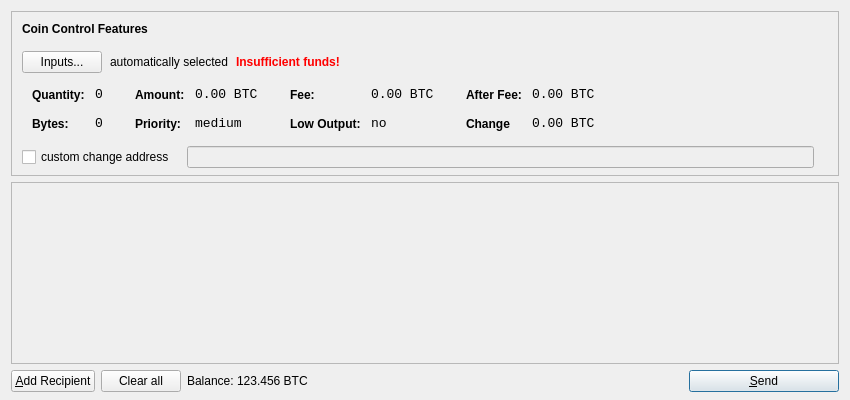
<?xml version="1.0" encoding="UTF-8"?>
<ui version="4.0">
 <class>SendCoinsDialog</class>
 <widget class="QDialog" name="SendCoinsDialog">
  <property name="geometry">
   <rect>
    <x>0</x>
    <y>0</y>
    <width>850</width>
    <height>400</height>
   </rect>
  </property>
  <property name="windowTitle">
   <string>Send Coins</string>
  </property>
  <layout class="QVBoxLayout" name="verticalLayout" stretch="0,1,0">
   <property name="bottomMargin">
    <number>8</number>
   </property>
   <item>
    <widget class="QFrame" name="frameCoinControl">
     <property name="sizePolicy">
      <sizepolicy hsizetype="Expanding" vsizetype="Expanding">
       <horstretch>0</horstretch>
       <verstretch>0</verstretch>
      </sizepolicy>
     </property>
     <property name="maximumSize">
      <size>
       <width>16777215</width>
       <height>16777215</height>
      </size>
     </property>
     <property name="frameShape">
      <enum>QFrame::StyledPanel</enum>
     </property>
     <property name="frameShadow">
      <enum>QFrame::Sunken</enum>
     </property>
     <layout class="QVBoxLayout" name="verticalLayoutCoinControl2">
      <property name="spacing">
       <number>-1</number>
      </property>
      <property name="leftMargin">
       <number>0</number>
      </property>
      <property name="topMargin">
       <number>0</number>
      </property>
      <property name="rightMargin">
       <number>0</number>
      </property>
      <property name="bottomMargin">
       <number>6</number>
      </property>
      <item>
       <layout class="QVBoxLayout" name="verticalLayoutCoinControl" stretch="0,0,0,0,1">
        <property name="spacing">
         <number>0</number>
        </property>
        <property name="leftMargin">
         <number>10</number>
        </property>
        <property name="topMargin">
         <number>10</number>
        </property>
        <item>
         <layout class="QHBoxLayout" name="horizontalLayoutCoinControl1">
          <property name="bottomMargin">
           <number>15</number>
          </property>
          <item>
           <widget class="QLabel" name="labelCoinControlFeatures">
            <property name="sizePolicy">
             <sizepolicy hsizetype="Preferred" vsizetype="Maximum">
              <horstretch>0</horstretch>
              <verstretch>0</verstretch>
             </sizepolicy>
            </property>
            <property name="font">
             <font>
              <weight>75</weight>
              <bold>true</bold>
             </font>
            </property>
            <property name="styleSheet">
             <string notr="true">font-weight:bold;</string>
            </property>
            <property name="text">
             <string>Coin Control Features</string>
            </property>
           </widget>
          </item>
         </layout>
        </item>
        <item>
         <layout class="QHBoxLayout" name="horizontalLayoutCoinControl2" stretch="0,0,0,0">
          <property name="spacing">
           <number>8</number>
          </property>
          <property name="bottomMargin">
           <number>10</number>
          </property>
          <item>
           <widget class="QPushButton" name="pushButtonCoinControl">
            <property name="styleSheet">
             <string notr="true"/>
            </property>
            <property name="text">
             <string>Inputs...</string>
            </property>
           </widget>
          </item>
          <item>
           <widget class="QLabel" name="labelCoinControlAutomaticallySelected">
            <property name="text">
             <string>automatically selected</string>
            </property>
            <property name="margin">
             <number>5</number>
            </property>
           </widget>
          </item>
          <item>
           <widget class="QLabel" name="labelCoinControlInsuffFunds">
            <property name="font">
             <font>
              <weight>75</weight>
              <bold>true</bold>
             </font>
            </property>
            <property name="styleSheet">
             <string notr="true">color:red;font-weight:bold;</string>
            </property>
            <property name="text">
             <string>Insufficient funds!</string>
            </property>
            <property name="margin">
             <number>5</number>
            </property>
           </widget>
          </item>
          <item>
           <spacer name="horizontalSpacerCoinControl">
            <property name="orientation">
             <enum>Qt::Horizontal</enum>
            </property>
            <property name="sizeHint" stdset="0">
             <size>
              <width>40</width>
              <height>1</height>
             </size>
            </property>
           </spacer>
          </item>
         </layout>
        </item>
        <item>
         <widget class="QWidget" name="widgetCoinControl" native="true">
          <property name="sizePolicy">
           <sizepolicy hsizetype="Preferred" vsizetype="Preferred">
            <horstretch>0</horstretch>
            <verstretch>0</verstretch>
           </sizepolicy>
          </property>
          <property name="minimumSize">
           <size>
            <width>0</width>
            <height>0</height>
           </size>
          </property>
          <property name="styleSheet">
           <string notr="true"/>
          </property>
          <layout class="QHBoxLayout" name="horizontalLayoutCoinControl5">
           <property name="margin">
            <number>0</number>
           </property>
           <item>
            <layout class="QHBoxLayout" name="horizontalLayoutCoinControl3" stretch="0,0,0,1">
             <property name="spacing">
              <number>20</number>
             </property>
             <property name="topMargin">
              <number>0</number>
             </property>
             <property name="bottomMargin">
              <number>10</number>
             </property>
             <item>
              <layout class="QFormLayout" name="formLayoutCoinControl1">
               <property name="horizontalSpacing">
                <number>10</number>
               </property>
               <property name="verticalSpacing">
                <number>14</number>
               </property>
               <property name="leftMargin">
                <number>10</number>
               </property>
               <property name="topMargin">
                <number>4</number>
               </property>
               <property name="rightMargin">
                <number>6</number>
               </property>
               <item row="0" column="0">
                <widget class="QLabel" name="labelCoinControlQuantityText">
                 <property name="styleSheet">
                  <string notr="true">font-weight:bold;</string>
                 </property>
                 <property name="text">
                  <string>Quantity:</string>
                 </property>
                 <property name="margin">
                  <number>0</number>
                 </property>
                </widget>
               </item>
               <item row="0" column="1">
                <widget class="QLabel" name="labelCoinControlQuantity">
                 <property name="font">
                  <font>
                   <family>Monospace</family>
                   <pointsize>10</pointsize>
                  </font>
                 </property>
                 <property name="cursor">
                  <cursorShape>IBeamCursor</cursorShape>
                 </property>
                 <property name="contextMenuPolicy">
                  <enum>Qt::ActionsContextMenu</enum>
                 </property>
                 <property name="text">
                  <string>0</string>
                 </property>
                 <property name="margin">
                  <number>0</number>
                 </property>
                 <property name="textInteractionFlags">
                  <set>Qt::LinksAccessibleByMouse|Qt::TextSelectableByKeyboard|Qt::TextSelectableByMouse</set>
                 </property>
                </widget>
               </item>
               <item row="1" column="0">
                <widget class="QLabel" name="labelCoinControlBytesText">
                 <property name="styleSheet">
                  <string notr="true">font-weight:bold;</string>
                 </property>
                 <property name="text">
                  <string>Bytes:</string>
                 </property>
                </widget>
               </item>
               <item row="1" column="1">
                <widget class="QLabel" name="labelCoinControlBytes">
                 <property name="font">
                  <font>
                   <family>Monospace</family>
                   <pointsize>10</pointsize>
                  </font>
                 </property>
                 <property name="cursor">
                  <cursorShape>IBeamCursor</cursorShape>
                 </property>
                 <property name="contextMenuPolicy">
                  <enum>Qt::ActionsContextMenu</enum>
                 </property>
                 <property name="text">
                  <string>0</string>
                 </property>
                 <property name="textInteractionFlags">
                  <set>Qt::LinksAccessibleByMouse|Qt::TextSelectableByKeyboard|Qt::TextSelectableByMouse</set>
                 </property>
                </widget>
               </item>
              </layout>
             </item>
             <item>
              <layout class="QFormLayout" name="formLayoutCoinControl2">
               <property name="horizontalSpacing">
                <number>10</number>
               </property>
               <property name="verticalSpacing">
                <number>14</number>
               </property>
               <property name="leftMargin">
                <number>6</number>
               </property>
               <property name="topMargin">
                <number>4</number>
               </property>
               <property name="rightMargin">
                <number>6</number>
               </property>
               <item row="0" column="0">
                <widget class="QLabel" name="labelCoinControlAmountText">
                 <property name="styleSheet">
                  <string notr="true">font-weight:bold;</string>
                 </property>
                 <property name="text">
                  <string>Amount:</string>
                 </property>
                 <property name="margin">
                  <number>0</number>
                 </property>
                </widget>
               </item>
               <item row="0" column="1">
                <widget class="QLabel" name="labelCoinControlAmount">
                 <property name="font">
                  <font>
                   <family>Monospace</family>
                   <pointsize>10</pointsize>
                  </font>
                 </property>
                 <property name="cursor">
                  <cursorShape>IBeamCursor</cursorShape>
                 </property>
                 <property name="contextMenuPolicy">
                  <enum>Qt::ActionsContextMenu</enum>
                 </property>
                 <property name="text">
                  <string>0.00 BTC</string>
                 </property>
                 <property name="textInteractionFlags">
                  <set>Qt::LinksAccessibleByMouse|Qt::TextSelectableByKeyboard|Qt::TextSelectableByMouse</set>
                 </property>
                </widget>
               </item>
               <item row="1" column="0">
                <widget class="QLabel" name="labelCoinControlPriorityText">
                 <property name="styleSheet">
                  <string notr="true">font-weight:bold;</string>
                 </property>
                 <property name="text">
                  <string>Priority:</string>
                 </property>
                </widget>
               </item>
               <item row="1" column="1">
                <widget class="QLabel" name="labelCoinControlPriority">
                 <property name="font">
                  <font>
                   <family>Monospace</family>
                   <pointsize>10</pointsize>
                  </font>
                 </property>
                 <property name="cursor">
                  <cursorShape>IBeamCursor</cursorShape>
                 </property>
                 <property name="contextMenuPolicy">
                  <enum>Qt::ActionsContextMenu</enum>
                 </property>
                 <property name="text">
                  <string>medium</string>
                 </property>
                 <property name="textInteractionFlags">
                  <set>Qt::LinksAccessibleByMouse|Qt::TextSelectableByKeyboard|Qt::TextSelectableByMouse</set>
                 </property>
                </widget>
               </item>
              </layout>
             </item>
             <item>
              <layout class="QFormLayout" name="formLayoutCoinControl3">
               <property name="horizontalSpacing">
                <number>10</number>
               </property>
               <property name="verticalSpacing">
                <number>14</number>
               </property>
               <property name="leftMargin">
                <number>6</number>
               </property>
               <property name="topMargin">
                <number>4</number>
               </property>
               <property name="rightMargin">
                <number>6</number>
               </property>
               <item row="0" column="0">
                <widget class="QLabel" name="labelCoinControlFeeText">
                 <property name="styleSheet">
                  <string notr="true">font-weight:bold;</string>
                 </property>
                 <property name="text">
                  <string>Fee:</string>
                 </property>
                 <property name="margin">
                  <number>0</number>
                 </property>
                </widget>
               </item>
               <item row="0" column="1">
                <widget class="QLabel" name="labelCoinControlFee">
                 <property name="font">
                  <font>
                   <family>Monospace</family>
                   <pointsize>10</pointsize>
                  </font>
                 </property>
                 <property name="cursor">
                  <cursorShape>IBeamCursor</cursorShape>
                 </property>
                 <property name="contextMenuPolicy">
                  <enum>Qt::ActionsContextMenu</enum>
                 </property>
                 <property name="text">
                  <string>0.00 BTC</string>
                 </property>
                 <property name="textInteractionFlags">
                  <set>Qt::LinksAccessibleByMouse|Qt::TextSelectableByKeyboard|Qt::TextSelectableByMouse</set>
                 </property>
                </widget>
               </item>
               <item row="1" column="0">
                <widget class="QLabel" name="labelCoinControlLowOutputText">
                 <property name="styleSheet">
                  <string notr="true">font-weight:bold;</string>
                 </property>
                 <property name="text">
                  <string>Low Output:</string>
                 </property>
                </widget>
               </item>
               <item row="1" column="1">
                <widget class="QLabel" name="labelCoinControlLowOutput">
                 <property name="font">
                  <font>
                   <family>Monospace</family>
                   <pointsize>10</pointsize>
                  </font>
                 </property>
                 <property name="cursor">
                  <cursorShape>IBeamCursor</cursorShape>
                 </property>
                 <property name="contextMenuPolicy">
                  <enum>Qt::ActionsContextMenu</enum>
                 </property>
                 <property name="text">
                  <string>no</string>
                 </property>
                 <property name="textInteractionFlags">
                  <set>Qt::LinksAccessibleByMouse|Qt::TextSelectableByKeyboard|Qt::TextSelectableByMouse</set>
                 </property>
                </widget>
               </item>
              </layout>
             </item>
             <item>
              <layout class="QFormLayout" name="formLayoutCoinControl4">
               <property name="horizontalSpacing">
                <number>10</number>
               </property>
               <property name="verticalSpacing">
                <number>14</number>
               </property>
               <property name="leftMargin">
                <number>6</number>
               </property>
               <property name="topMargin">
                <number>4</number>
               </property>
               <property name="rightMargin">
                <number>6</number>
               </property>
               <item row="0" column="0">
                <widget class="QLabel" name="labelCoinControlAfterFeeText">
                 <property name="styleSheet">
                  <string notr="true">font-weight:bold;</string>
                 </property>
                 <property name="text">
                  <string>After Fee:</string>
                 </property>
                 <property name="margin">
                  <number>0</number>
                 </property>
                </widget>
               </item>
               <item row="0" column="1">
                <widget class="QLabel" name="labelCoinControlAfterFee">
                 <property name="font">
                  <font>
                   <family>Monospace</family>
                   <pointsize>10</pointsize>
                  </font>
                 </property>
                 <property name="cursor">
                  <cursorShape>IBeamCursor</cursorShape>
                 </property>
                 <property name="contextMenuPolicy">
                  <enum>Qt::ActionsContextMenu</enum>
                 </property>
                 <property name="text">
                  <string>0.00 BTC</string>
                 </property>
                 <property name="textInteractionFlags">
                  <set>Qt::LinksAccessibleByMouse|Qt::TextSelectableByKeyboard|Qt::TextSelectableByMouse</set>
                 </property>
                </widget>
               </item>
               <item row="1" column="0">
                <widget class="QLabel" name="labelCoinControlChangeText">
                 <property name="styleSheet">
                  <string notr="true">font-weight:bold;</string>
                 </property>
                 <property name="text">
                  <string>Change</string>
                 </property>
                </widget>
               </item>
               <item row="1" column="1">
                <widget class="QLabel" name="labelCoinControlChange">
                 <property name="font">
                  <font>
                   <family>Monospace</family>
                   <pointsize>10</pointsize>
                  </font>
                 </property>
                 <property name="cursor">
                  <cursorShape>IBeamCursor</cursorShape>
                 </property>
                 <property name="contextMenuPolicy">
                  <enum>Qt::ActionsContextMenu</enum>
                 </property>
                 <property name="text">
                  <string>0.00 BTC</string>
                 </property>
                 <property name="textInteractionFlags">
                  <set>Qt::LinksAccessibleByMouse|Qt::TextSelectableByKeyboard|Qt::TextSelectableByMouse</set>
                 </property>
                </widget>
               </item>
              </layout>
             </item>
            </layout>
           </item>
          </layout>
         </widget>
        </item>
        <item>
         <layout class="QHBoxLayout" name="horizontalLayoutCoinControl4" stretch="0,0,0">
          <property name="spacing">
           <number>12</number>
          </property>
          <property name="sizeConstraint">
           <enum>QLayout::SetDefaultConstraint</enum>
          </property>
          <property name="topMargin">
           <number>5</number>
          </property>
          <property name="rightMargin">
           <number>5</number>
          </property>
          <item>
           <widget class="QCheckBox" name="checkBoxCoinControlChange">
            <property name="text">
             <string>custom change address</string>
            </property>
           </widget>
          </item>
          <item>
           <widget class="QLineEdit" name="lineEditCoinControlChange">
            <property name="enabled">
             <bool>false</bool>
            </property>
            <property name="sizePolicy">
             <sizepolicy hsizetype="Expanding" vsizetype="Fixed">
              <horstretch>0</horstretch>
              <verstretch>0</verstretch>
             </sizepolicy>
            </property>
           </widget>
          </item>
          <item>
           <widget class="QLabel" name="labelCoinControlChangeLabel">
            <property name="sizePolicy">
             <sizepolicy hsizetype="Preferred" vsizetype="Expanding">
              <horstretch>0</horstretch>
              <verstretch>0</verstretch>
             </sizepolicy>
            </property>
            <property name="minimumSize">
             <size>
              <width>0</width>
              <height>0</height>
             </size>
            </property>
            <property name="text">
             <string/>
            </property>
            <property name="margin">
             <number>3</number>
            </property>
           </widget>
          </item>
         </layout>
        </item>
        <item>
         <spacer name="verticalSpacerCoinControl">
          <property name="orientation">
           <enum>Qt::Vertical</enum>
          </property>
          <property name="sizeHint" stdset="0">
           <size>
            <width>800</width>
            <height>1</height>
           </size>
          </property>
         </spacer>
        </item>
       </layout>
      </item>
     </layout>
    </widget>
   </item>
   <item>
    <widget class="QScrollArea" name="scrollArea">
     <property name="widgetResizable">
      <bool>true</bool>
     </property>
     <widget class="QWidget" name="scrollAreaWidgetContents">
      <property name="geometry">
       <rect>
        <x>0</x>
        <y>0</y>
        <width>830</width>
        <height>165</height>
       </rect>
      </property>
      <layout class="QVBoxLayout" name="verticalLayout_2">
       <property name="margin">
        <number>0</number>
       </property>
       <item>
        <layout class="QVBoxLayout" name="entries">
         <property name="spacing">
          <number>6</number>
         </property>
        </layout>
       </item>
       <item>
        <spacer name="verticalSpacer">
         <property name="orientation">
          <enum>Qt::Vertical</enum>
         </property>
         <property name="sizeHint" stdset="0">
          <size>
           <width>20</width>
           <height>40</height>
          </size>
         </property>
        </spacer>
       </item>
      </layout>
     </widget>
    </widget>
   </item>
   <item>
    <layout class="QHBoxLayout" name="horizontalLayout">
     <item>
      <widget class="QPushButton" name="addButton">
       <property name="toolTip">
        <string>Send to multiple recipients at once</string>
       </property>
       <property name="text">
        <string>&amp;Add Recipient</string>
       </property>
       <property name="icon">
        <iconset resource="../paycoin.qrc">
         <normaloff>:/icons/add</normaloff>:/icons/add</iconset>
       </property>
      </widget>
     </item>
     <item>
      <widget class="QPushButton" name="clearButton">
       <property name="sizePolicy">
        <sizepolicy hsizetype="Minimum" vsizetype="Fixed">
         <horstretch>0</horstretch>
         <verstretch>0</verstretch>
        </sizepolicy>
       </property>
       <property name="toolTip">
        <string>Remove all transaction fields</string>
       </property>
       <property name="text">
        <string>Clear all</string>
       </property>
       <property name="icon">
        <iconset resource="../paycoin.qrc">
         <normaloff>:/icons/remove</normaloff>:/icons/remove</iconset>
       </property>
       <property name="autoRepeatDelay">
        <number>300</number>
       </property>
      </widget>
     </item>
     <item>
      <layout class="QHBoxLayout" name="horizontalLayout_2">
       <property name="spacing">
        <number>3</number>
       </property>
       <item>
        <widget class="QLabel" name="label">
         <property name="text">
          <string>Balance:</string>
         </property>
        </widget>
       </item>
       <item>
        <widget class="QLabel" name="labelBalance">
         <property name="text">
          <string>123.456 BTC</string>
         </property>
         <property name="textInteractionFlags">
          <set>Qt::LinksAccessibleByMouse|Qt::TextSelectableByKeyboard|Qt::TextSelectableByMouse</set>
         </property>
        </widget>
       </item>
      </layout>
     </item>
     <item>
      <spacer name="horizontalSpacer">
       <property name="orientation">
        <enum>Qt::Horizontal</enum>
       </property>
       <property name="sizeHint" stdset="0">
        <size>
         <width>40</width>
         <height>20</height>
        </size>
       </property>
      </spacer>
     </item>
     <item>
      <widget class="QPushButton" name="sendButton">
       <property name="minimumSize">
        <size>
         <width>150</width>
         <height>0</height>
        </size>
       </property>
       <property name="toolTip">
        <string>Confirm the send action</string>
       </property>
       <property name="text">
        <string>&amp;Send</string>
       </property>
       <property name="icon">
        <iconset resource="../paycoin.qrc">
         <normaloff>:/icons/send</normaloff>:/icons/send</iconset>
       </property>
       <property name="default">
        <bool>true</bool>
       </property>
      </widget>
     </item>
    </layout>
   </item>
  </layout>
 </widget>
 <resources>
  <include location="../paycoin.qrc"/>
 </resources>
 <connections/>
</ui>
